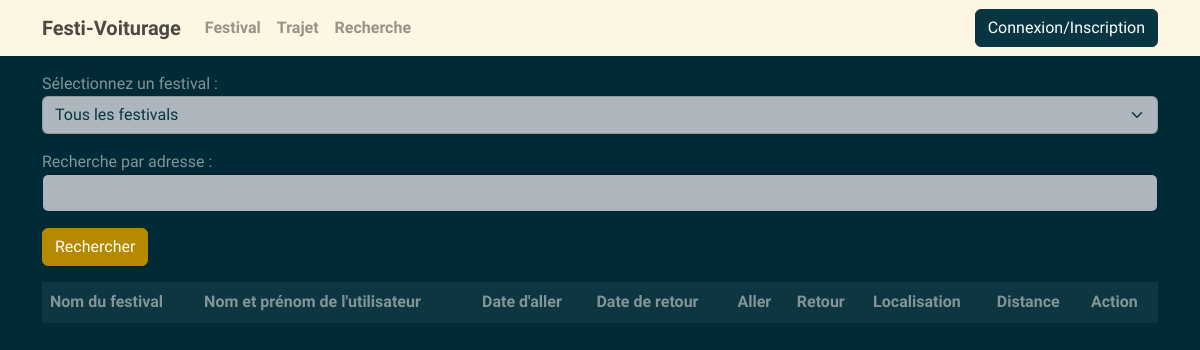
Before: /Vue/Recherche.php with the older database file.
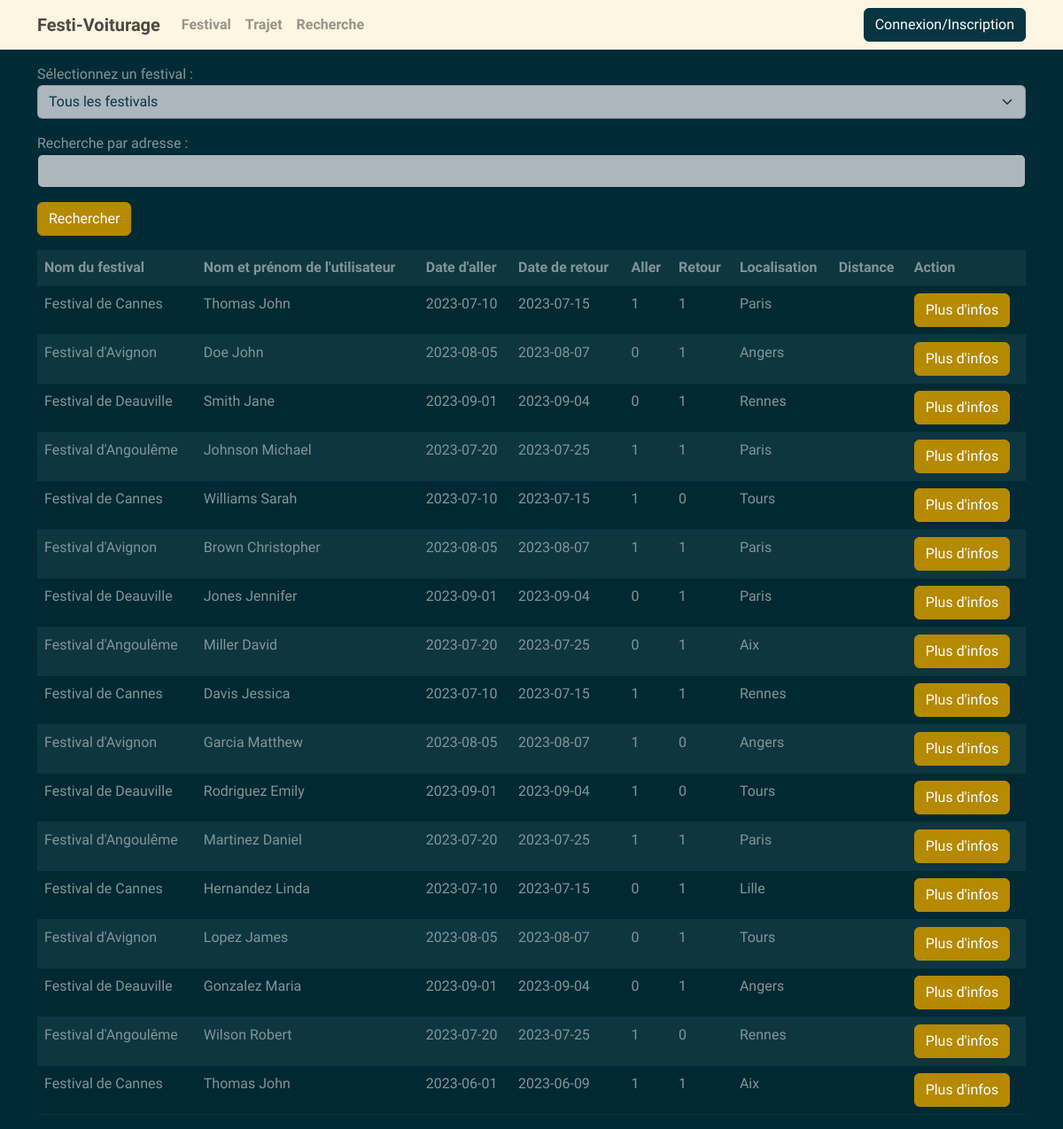
After: the same page with the newer database file.
### tables this page shows
CREATE TABLE "Presence" (
	"id"	INTEGER,
	"user_id"	INT NOT NULL,
	"festival_id"	INT NOT NULL,
	"date_aller"	DATE,
	"date_retour"	DATE,
	"aller"	BOOLEAN NOT NULL,
	"retour"	BOOLEAN NOT NULL,
	"localisation"	TEXT NOT NULL,
	PRIMARY KEY("id" AUTOINCREMENT),
	FOREIGN KEY("user_id") REFERENCES "Festivalier"("user_id") ON DELETE CASCADE,
	FOREIGN KEY("festival_id") REFERENCES "Festival"("festival_id") ON DELETE CASCADE
);

CREATE TABLE "Festival" (
	"festival_id"	INTEGER,
	"nom"	VARCHAR(255) NOT NULL,
	"date_debut"	DATE NOT NULL,
	"date_fin"	DATE NOT NULL,
	"localisation"	VARCHAR(255) NOT NULL,
	"photo"	VARCHAR(255) NOT NULL,
	PRIMARY KEY("festival_id" AUTOINCREMENT)
);

CREATE TABLE "Festivalier" (
	"user_id"	INTEGER,
	"nom"	VARCHAR(255) NOT NULL,
	"prenom"	VARCHAR(255) NOT NULL,
	"email"	VARCHAR(255) NOT NULL,
	"mot_de_passe"	VARCHAR(255) NOT NULL,
	PRIMARY KEY("user_id" AUTOINCREMENT)
);

### DAO/PresenceDAO.php (called while the page is built, shortened)
<?php
require_once("../Model/Presence.php");
class PresenceDAO {
    private $db;
    public function __construct($db) {
        $this->db = $db;
    }
    public function getAll(){
        $query="SELECT * FROM Presence";
        $stmt=$this->db->prepare($query);
        $stmt->execute();
        $presences = array();
        while ($row = $stmt->fetch(PDO::FETCH_ASSOC)) {
            $presence = new Presence();
            $presence->setId($row['id']);
            $presence->setUserId($row['user_id']);
            $presence->setFestivalId($row['festival_id']);
            $presence->setDateAller($row['date_aller']);
            $presence->setDateRetour($row['date_retour']);
            $presence->setAller($row['aller']);
            $presence->setRetour($row['retour']);
            $presence->setLocalisation($row['localisation']);
            $presences[] = $presence;
        }
        return $presences;
    }
    public function getById($id) {
        $query = "SELECT * FROM Presence WHERE id = :id";
        $stmt = $this->db->prepare($query);
        $stmt->bindValue(':id', $id);
        $stmt->execute();
        $result=$stmt->fetch(PDO::FETCH_ASSOC);
        if ($result){
            $presence = new Presence();
            $presence->setId($result['id']);
            $presence->setUserId($result['user_id']);
            $presence->setFestivalId($result['festival_id']);
            $presence->setDateAller($result['date_aller']);
            $presence->setDateRetour($result['date_retour']);
            $presence->setAller($result['aller']);
            $presence->setRetour($result['retour']);
            $presence->setLocalisation($result['localisation']);
            return $presence;
        }else{
            return null;
        }
    }}
?>

### Model/Presence.php (called while the page is built)
<?php
class Presence {
    private $id;
    private $user_id;
    private $festival_id;
    private $date_aller;
    private $date_retour;
    private $aller;
    private $retour;
    private $localisation;
    public function __construct($user_id = null, $festival_id = null, $date_aller = null, $date_retour = null, $aller = null, $retour = null,$loc=null) {
        $this->user_id = $user_id;
        $this->festival_id = $festival_id;
        $this->date_aller = $date_aller;
        $this->date_retour = $date_retour;
        $this->aller = $aller;
        $this->retour = $retour;
        $this->localisation=$loc;
    }
    public function getId() {
        return $this->id;
    }
    public function setId($id) {
        $this->id = $id;
    }
    public function getUserId() {
        return $this->user_id;
    }
    public function setUserId($user_id) {
        $this->user_id = $user_id;
    }
    public function getFestivalId() {
        return $this->festival_id;
    }
    public function setFestivalId($festival_id) {
        $this->festival_id = $festival_id;
    }
    public function getDateAller() {
        return $this->date_aller;
    }
    public function setDateAller($date_aller) {
        $this->date_aller = $date_aller;
    }
    public function getDateRetour() {
        return $this->date_retour;
    }
    public function setDateRetour($date_retour) {
        $this->date_retour = $date_retour;
    }
    public function getAller() {
        return $this->aller;
    }
    public function setAller($aller) {
        $this->aller = $aller;
    }
    public function getRetour() {
        return $this->retour;
    }
    public function setRetour($retour) {
        $this->retour = $retour;
    }
    public function getLocalisation() {
        return $this->localisation;
    }
    public function setLocalisation($localisation) {
        $this->localisation = $localisation;
    }
}
?>

### DAO/FestivalDAO.php (called while the page is built, shortened)
<?php
require_once("../Model/Festival.php");
class FestivalDAO {
    protected $connect;
    public function __construct(PDO $connect) {
        $this->connect = $connect;
    }
    public function getById($festival_id) {
        $query = "SELECT * FROM Festival WHERE festival_id = :festival_id";
        $stmt = $this->connect->prepare($query);
        $stmt->bindValue(':festival_id', $festival_id);
        $stmt->execute();
        $result = $stmt->fetch(PDO::FETCH_ASSOC);
        if ($result) {
            return new Festival(
                $result['nom'],
                $result['date_debut'],
                $result['date_fin'],
                $result['localisation'],
                $result['photo']
            );
        } else {
            return null;
        }
    }
}
?>

### Model/Festival.php (called while the page is built, shortened)
<?php
class Festival {
    private $nom;
    public function __construct($nom = null, $date_debut = null, $date_fin =null, $localisation = null, $photo = null) {
        $this->nom = $nom;
    }
    public function getNom() {
        return $this->nom;
    }
}
?>

### DAO/FestivalierDAO.php (called while the page is built, shortened)
<?php
require_once("../Model/Festivalier.php");
class FestivalierDAO {
    protected $connect;
    public function __construct($db) {
        $this->connect = $db;
    }
    public function getById($user_id) {
        $query = "SELECT * FROM Festivalier WHERE user_id = :user_id";
        $stmt = $this->connect->prepare($query);
        $stmt->bindValue(':user_id', $user_id);
        $stmt->execute();
        $result = $stmt->fetch(PDO::FETCH_ASSOC);
        if ($result) {
            $res= new Festivalier(
                $result['prenom'],
                $result['nom'],
                $result['email'],
                $result['mot_de_passe']
            );
            $res->setID($user_id);
            return $res;
        } else {
            return null;
        }
    }
}
?>

### Model/Festivalier.php (called while the page is built, shortened)
<?php
class Festivalier {
    private $Prenom;
    private $Nom;
    public function __construct( $Prenom = null, $Nom = null, $Email = null, $Pwd = null) {
        $this->Prenom = $Prenom;
        $this->Nom = $Nom;
    }
    public function getPrenom() {
        return $this->Prenom;
    }
    public function getNom() {
        return $this->Nom;
    }
}
?>

### Vue/Recherche.php (the view, shortened to what the changed rows need)
<?php include "Template/headerUser.php"; ?>
<!DOCTYPE html>
<html>
<head>
</head>
<body>
<div class="container">
        <?php
        require_once("../DAO/FestivalierDAO.php");
        require_once("../DAO/FestivalDAO.php");
        require_once("../DAO/PresenceDAO.php");
        require_once("../Model/Presence.php");
        $dbFile = '../DB/Donne.db';
        $pdo = new PDO('sqlite:' . $dbFile);
        $PresenceDAO = new PresenceDAO($pdo);
        $Presences = $PresenceDAO->getAll();
        $festivalierDAO = new FestivalierDAO($pdo);
        $festivalDAO = new FestivalDAO($pdo);
        ?>
    <div class="table-responsive">
        <table class="table table-striped table-hover">
        <thead>
            <tr>
                <th>Nom du festival</th>
                <th>Nom et prénom de l'utilisateur</th>
                <th>Date d'aller</th>
                <th>Date de retour</th>
                <th>Aller</th>
                <th>Retour</th>
                <th>Localisation</th>
                <th>Distance</th>
                <th>Action</th>
            </tr>
    </thead>
            <tbody>
            <?php
            foreach ($Presences as $Presence) {
                $festivalId = $Presence->getFestivalId();
                $festivalierId = $Presence->getUserId();
                $festival = $festivalDAO->getById($festivalId);
                $festivalier = $festivalierDAO->getById($festivalierId);
                echo '<tr class="Presence-row" data-festival-id="' . $festivalId . '" data-presence-id="'.$Presence->getId().'">';
                echo '<td>' . $festival->getNom() . '</td>';
                echo '<td>' . $festivalier->getNom() . ' ' . $festivalier->getPrenom() . '</td>';
                echo '<td>' . $Presence->getDateAller() . '</td>';
                echo '<td>' . $Presence->getDateRetour() . '</td>';
                echo '<td>' . $Presence->getAller() . '</td>';
                echo '<td>' . $Presence->getRetour() . '</td>';
                echo '<td>' . $Presence->getLocalisation() . '</td>';
                echo '<td></td>';
                echo '<td>';
                echo '<form action="InfoRecherche.php" method="post">';
                echo '<button type="submit" class="btn btn-primary">Plus d\'infos</button>';
                echo '</form>';
                echo '</td>';
                echo '</tr>';
            }
            ?>
            </tbody>
        </table>
    </div>
</div>
</body>
</html>

Changed rows visible on the page:
added presence: festival.nom "Festival de Cannes", user.nom "Thomas", user.prenom "John", date_aller "2023-07-10", date_retour "2023-07-15", aller "1", retour "1", localisation "Paris"
added presence: festival.nom "Festival d'Avignon", user.nom "Doe", user.prenom "John", date_aller "2023-08-05", date_retour "2023-08-07", aller "0", retour "1", localisation "Angers"
added presence: festival.nom "Festival de Deauville", user.nom "Smith", user.prenom "Jane", date_aller "2023-09-01", date_retour "2023-09-04", aller "0", retour "1", localisation "Rennes"
added presence: festival.nom "Festival d'Angoulême", user.nom "Johnson", user.prenom "Michael", date_aller "2023-07-20", date_retour "2023-07-25", aller "1", retour "1", localisation "Paris"
added presence: festival.nom "Festival de Cannes", user.nom "Williams", user.prenom "Sarah", date_aller "2023-07-10", date_retour "2023-07-15", aller "1", retour "0", localisation "Tours"
added presence: festival.nom "Festival d'Avignon", user.nom "Brown", user.prenom "Christopher", date_aller "2023-08-05", date_retour "2023-08-07", aller "1", retour "1", localisation "Paris"
added presence: festival.nom "Festival de Deauville", user.nom "Jones", user.prenom "Jennifer", date_aller "2023-09-01", date_retour "2023-09-04", aller "0", retour "1", localisation "Paris"
added presence: festival.nom "Festival d'Angoulême", user.nom "Miller", user.prenom "David", date_aller "2023-07-20", date_retour "2023-07-25", aller "0", retour "1", localisation "Aix"
added presence: festival.nom "Festival de Cannes", user.nom "Davis", user.prenom "Jessica", date_aller "2023-07-10", date_retour "2023-07-15", aller "1", retour "1", localisation "Rennes"
added presence: festival.nom "Festival d'Avignon", user.nom "Garcia", user.prenom "Matthew", date_aller "2023-08-05", date_retour "2023-08-07", aller "1", retour "0", localisation "Angers"
added presence: festival.nom "Festival de Deauville", user.nom "Rodriguez", user.prenom "Emily", date_aller "2023-09-01", date_retour "2023-09-04", aller "1", retour "0", localisation "Tours"
added presence: festival.nom "Festival d'Angoulême", user.nom "Martinez", user.prenom "Daniel", date_aller "2023-07-20", date_retour "2023-07-25", aller "1", retour "1", localisation "Paris"
added presence: festival.nom "Festival de Cannes", user.nom "Hernandez", user.prenom "Linda", date_aller "2023-07-10", date_retour "2023-07-15", aller "0", retour "1", localisation "Lille"
added presence: festival.nom "Festival d'Avignon", user.nom "Lopez", user.prenom "James", date_aller "2023-08-05", date_retour "2023-08-07", aller "0", retour "1", localisation "Tours"
added presence: festival.nom "Festival de Deauville", user.nom "Gonzalez", user.prenom "Maria", date_aller "2023-09-01", date_retour "2023-09-04", aller "0", retour "1", localisation "Angers"
added presence: festival.nom "Festival d'Angoulême", user.nom "Wilson", user.prenom "Robert", date_aller "2023-07-20", date_retour "2023-07-25", aller "1", retour "0", localisation "Rennes"
added presence: festival.nom "Festival de Cannes", user.nom "Thomas", user.prenom "John", date_aller "2023-06-01", date_retour "2023-06-09", aller "1", retour "1", localisation "Aix"
